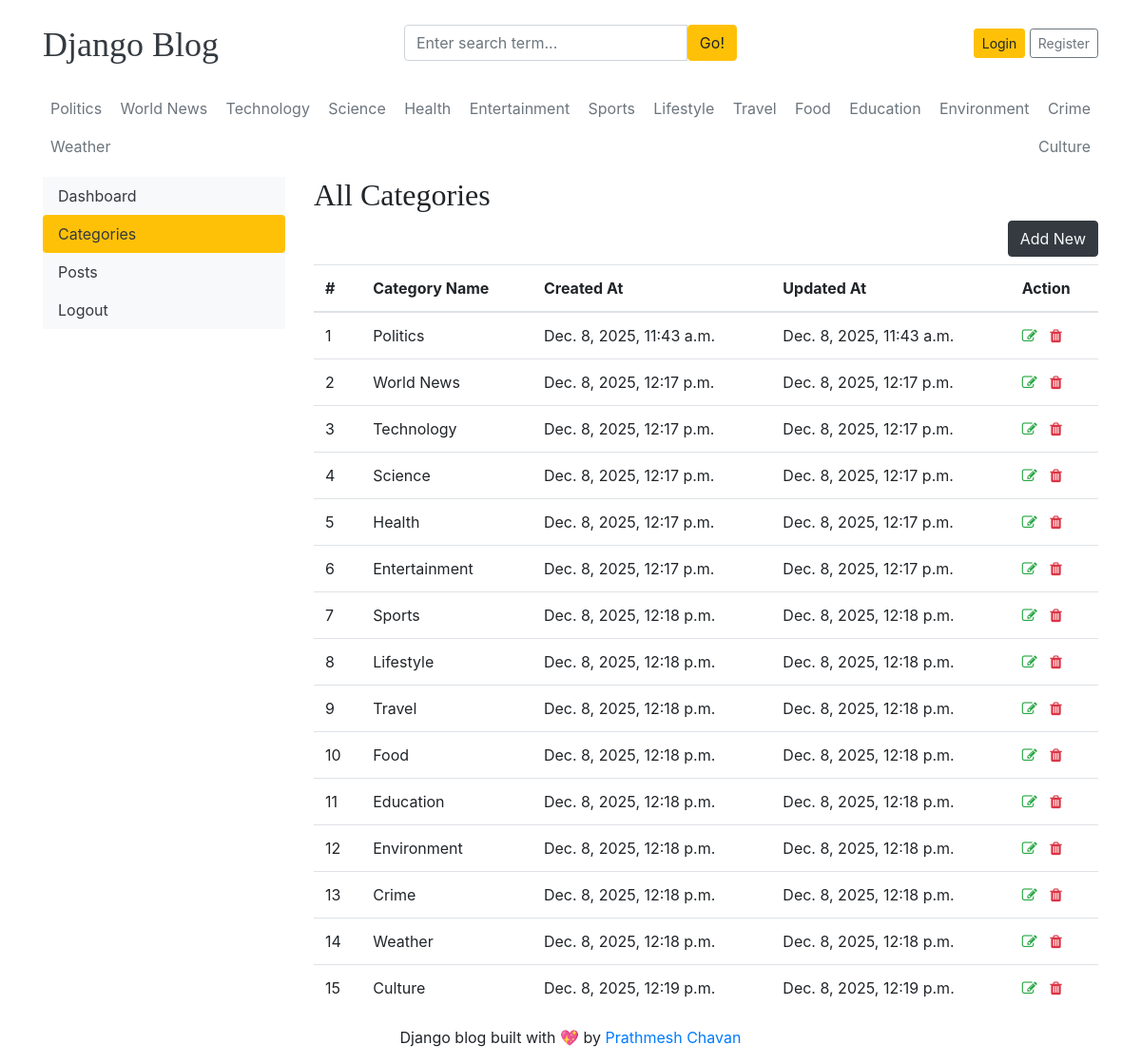
/dashboard/categories/, run on the app's committed database.
### blogs/models.py (models this page shows)
class Category(models.Model):
    category_name = models.CharField(max_length=50,unique=True)
    created_at = models.DateTimeField(auto_now_add=True)
    updated_at = models.DateTimeField(auto_now=True)
    class Meta:
        verbose_name_plural = 'categories'
    def __str__(self):
        return self.category_name

### dashboards/views.py (the view)
# urls.py: path('categories/',views.categories,name='categories'),
def categories(request):
    return render(request,'dashboard/categories.html')

### blogs/context_processors.py (called while the page is built)
def get_categories(request):
    categories = Category.objects.all()
    return dict(categories=categories)

def get_social_links(request):
    social_links = SocialLink.objects.all()
    return dict(social_links=social_links)

### templates/dashboard/categories.html (shortened to what this page needs)
{% extends 'base.html' %}
{% block content %}
<div class="row">
    {% include 'dashboard/sidebar.html' %}
    <div class="col-md-9">
        <h2>All Categories</h2>
        <a href="{% url 'add_category' %}" class="btn btn-dark text-light float-right mb-2">Add New</a>
        <table class="table table-hover">
            <thead>
              <tr>
                <th>#</th>
                <th>Category Name</th>
                <th>Created At</th>
                <th>Updated At</th>
                <th>Action</th>
              </tr>
            </thead>
            <tbody>
            {% for cat in categories %}
              <tr>
                <td>{{ forloop.counter }}</td>
                <td>{{ cat }}</td>
                <td>{{ cat.created_at }}</td>
                <td>{{ cat.updated_at }}</td>
                <td>
                    <a href="{% url 'edit_category' cat.id %}"><i class="fa fa-edit text-success"></i></a>
                    <a href="{% url 'delete_category' cat.id %}"><i class="fa fa-trash text-danger"></i></a>
                </td>
              </tr>
            {% endfor %}
            </tbody>
          </table>
    </div>
</div>
{% endblock %}

### templates/base.html (shortened to what this page needs)
{% load static %}
<!DOCTYPE html>
<html lang="en">
<head>
    <link href="https://getbootstrap.com/docs/4.0/dist/css/bootstrap.min.css" rel="stylesheet">
    <link href="{% static 'css/blog.css' %}" rel="stylesheet">
    <link rel="stylesheet" href="https://cdnjs.cloudflare.com/ajax/libs/font-awesome/4.7.0/css/font-awesome.min.css">
  </head>
<body>
    <div class="container">
      <header class="blog-header py-3">
        <div class="row flex-nowrap justify-content-between align-items-center">
          <div class="col-4 pt-1">
            <a class="blog-header-logo text-dark" href="/">Django Blog</a>
          </div>
          <div class="col-4">
            <form action="{% url 'search' %}" method="GET">
              <div class="input-group">
                <input class="form-control" type="text" name="keyword" value="{{ keyword }}" placeholder="Enter search term..." aria-label="Enter search term..." aria-describedby="button-search" />
                <button type="submit" class="btn btn-warning" id="button-search" type="button">Go!</button>
            </div>
            </form>
          </div>
          <div class="col-4 d-flex justify-content-end align-items-center">
            {% if not user.is_authenticated %}
            <a class="btn btn-sm btn-warning" href="{% url 'login' %}">Login</a> &nbsp;
            <a class="btn btn-sm btn-outline-secondary" href="{% url 'register' %}">Register</a>
            {% else %}
            <span><a href="{% url 'dashboard' %}">Dashboard</a></span>
            &emsp;
            <span><a href="{% url 'logout' %}">Logout</a></span>
            {% endif %}
          </div>
        </div>
      </header>
      <div class="nav-scroller py-1 mb-2">
        <nav class="nav d-flex justify-content-between">
          {% for cat in categories %}
          <a class="p-2 text-muted" href="{% url 'posts_by_category' cat.id %}">{{ cat.category_name }}</a>
          {% endfor %}
        </nav>
      </div>
{% block content %}
{% endblock %}
<footer class="blog-footer">
    <p class="text-center">Django blog built with 💖 by <a href="#">Prathmesh Chavan</a></p>
  </footer>
  </body>
  </html>

### blog_main/static/css/blog.css (style rules this page uses)
.blog-header-logo { font-family: "Playfair Display", Georgia, "Times New Roman", serif; font-size: 2.25rem; }
h1, h2, h3, h4, h5, h6 { font-family: "Playfair Display", Georgia, "Times New Roman", serif; }

### data on the page
Category: category_name "Politics", created_at "Dec. 8, 2025, 11:43 a.m.", updated_at "Dec. 8, 2025, 11:43 a.m."
Category: category_name "World News", created_at "Dec. 8, 2025, 12:17 p.m.", updated_at "Dec. 8, 2025, 12:17 p.m."
Category: category_name "Technology", created_at "Dec. 8, 2025, 12:17 p.m.", updated_at "Dec. 8, 2025, 12:17 p.m."
Category: category_name "Science", created_at "Dec. 8, 2025, 12:17 p.m.", updated_at "Dec. 8, 2025, 12:17 p.m."
Category: category_name "Health", created_at "Dec. 8, 2025, 12:17 p.m.", updated_at "Dec. 8, 2025, 12:17 p.m."
Category: category_name "Entertainment", created_at "Dec. 8, 2025, 12:17 p.m.", updated_at "Dec. 8, 2025, 12:17 p.m."
Category: category_name "Sports", created_at "Dec. 8, 2025, 12:18 p.m.", updated_at "Dec. 8, 2025, 12:18 p.m."
Category: category_name "Lifestyle", created_at "Dec. 8, 2025, 12:18 p.m.", updated_at "Dec. 8, 2025, 12:18 p.m."
Category: category_name "Travel", created_at "Dec. 8, 2025, 12:18 p.m.", updated_at "Dec. 8, 2025, 12:18 p.m."
Category: category_name "Food", created_at "Dec. 8, 2025, 12:18 p.m.", updated_at "Dec. 8, 2025, 12:18 p.m."
Category: category_name "Education", created_at "Dec. 8, 2025, 12:18 p.m.", updated_at "Dec. 8, 2025, 12:18 p.m."
Category: category_name "Environment", created_at "Dec. 8, 2025, 12:18 p.m.", updated_at "Dec. 8, 2025, 12:18 p.m."
Category: category_name "Crime", created_at "Dec. 8, 2025, 12:18 p.m.", updated_at "Dec. 8, 2025, 12:18 p.m."
Category: category_name "Weather", created_at "Dec. 8, 2025, 12:18 p.m.", updated_at "Dec. 8, 2025, 12:18 p.m."
Category: category_name "Culture", created_at "Dec. 8, 2025, 12:19 p.m.", updated_at "Dec. 8, 2025, 12:19 p.m."
